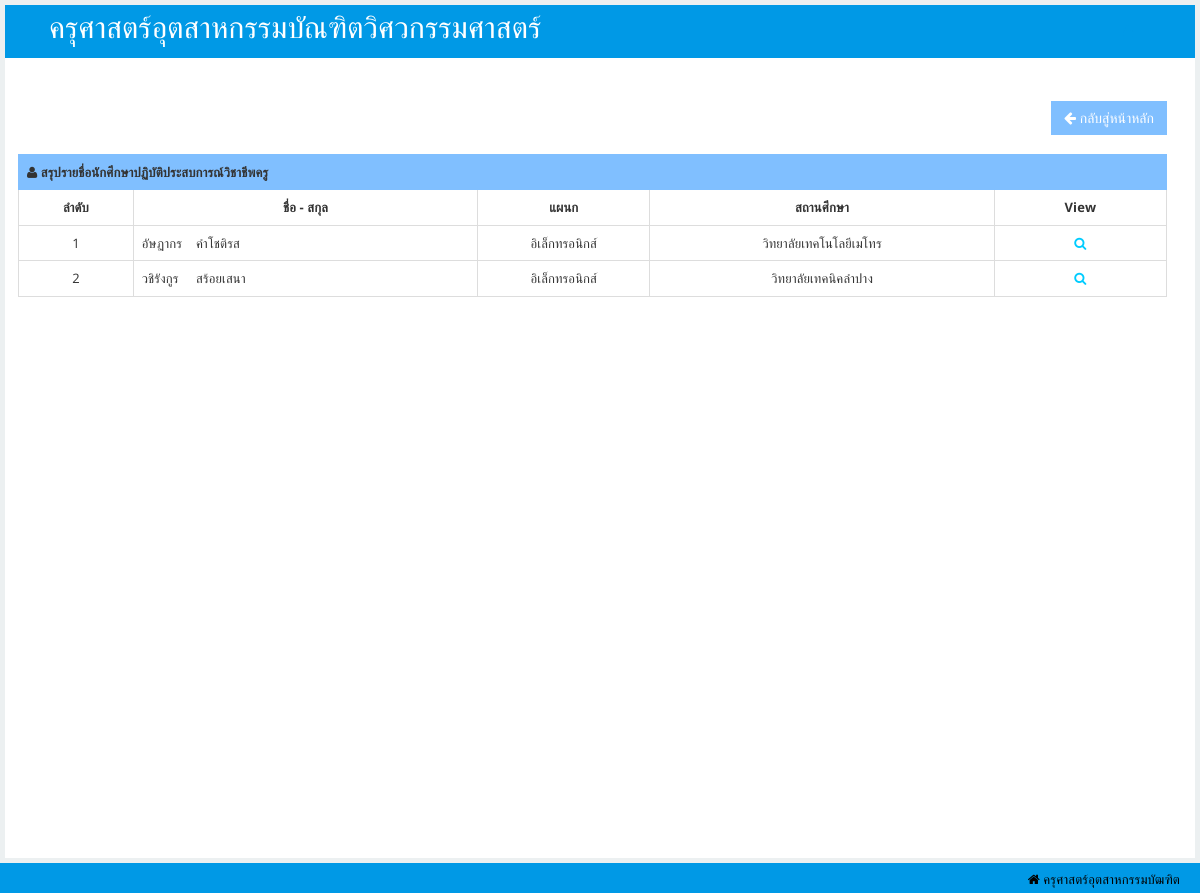
/rmutlexpro/reporttrainer.php?branch_id=10012, run on the app's committed database.
### tables this page shows
CREATE TABLE `trainer` (
  `trainer_id` int(11) NOT NULL,
  `title_id` int(11) NOT NULL,
  `trainer_name` varchar(50) NOT NULL,
  `trainer_lname` varchar(50) NOT NULL,
  `education_id` int(11) NOT NULL,
  `educationpart_id` int(11) NOT NULL,
  `trainer_password` varchar(50) NOT NULL,
  `trainer_tel` varchar(15) NOT NULL,
  `qualification` varchar(255) NOT NULL,
  `exper` varchar(255) NOT NULL,
  `indentity_id` int(11) NOT NULL
);

CREATE TABLE `educationpart` (
  `educationpart_id` int(11) NOT NULL,
  `educationpart_name` varchar(100) NOT NULL,
  `educationpart_head` varchar(100) NOT NULL,
  `education_id` int(11) NOT NULL
);

CREATE TABLE `education` (
  `education_id` int(11) NOT NULL,
  `education_name` varchar(100) NOT NULL,
  `education_code` varchar(5) NOT NULL,
  `education_moo` varchar(10) NOT NULL,
  `education_soi` varchar(10) NOT NULL,
  `education_road` varchar(100) NOT NULL,
  `education_province` int(11) NOT NULL,
  `education_amphur` int(11) NOT NULL,
  `education_district` int(11) NOT NULL,
  `education_post` varchar(6) NOT NULL,
  `education_web` varchar(100) NOT NULL,
  `education_tel` varchar(15) NOT NULL
);

### rmutlexpro/reporttrainer.php (the view, shortened to what this page needs)
<!DOCTYPE html>
<html lang="en"><head>
    <link id="bootstrap-style" href="css/bootstrap.css" rel="stylesheet">
    <link href="css/halflings.css" rel="stylesheet">
    <link rel="stylesheet" href="css/layout.css" type="text/css">
    <link href="css/bootstrap-responsive.min.css" rel="stylesheet">
    <link id="base-style" href="css/style.css" rel="stylesheet">
    <link id="base-style-responsive" href="css/style-responsive.css" rel="stylesheet">
    <link href="css/font-awesome.min.css" rel="stylesheet">
    <link href="css/font-awesome.css" rel="stylesheet">
    <link rel="stylesheet" href="css/modal.css" type="text/css">
</head>
<body>
<?php
$branch_id=$_GET['branch_id'];
?>
<div id="main">
<nav class="navbar navbar-default">
        <div class="navbar-inner">
            <div class="container-fluid">
                <div class="navbar-header">
                    <a class="brand"><span style="font-size:30px">&nbsp;ครุศาสตร์อุตสาหกรรมบัณฑิตวิศวกรรมศาสตร์</span></a>
                </div>
                <div class="nav-no-collapse header-nav">
                    <ul class="nav navbar-nav pull-right">
                        <li class="dropdown">
                            <a class="btn dropdown-toggle" href="#">
                                <i class="fa fa-user" style="color: #0099e6"></i>
                            </a>
                        </li>
                    </ul>
                </div>
            </div>
        </div>
    </nav>
            <div id="content" class="span10">
  <div class="row">
                    <div class="col-lg-12 panel-body">
                    <div align="right">
                                <button type="button" class="btn btn-primary btn-lg" id="adduser" style="background-color:#80bfff;border-color: #80bfff;; color:#fff" onclick='location.replace("report.php")'><i class="icon-arrow-left"></i> กลับสู่หน้าหลัก</button>
                        </div>
                        <br>
                        <div class="table-responsive panel-collapse pull out">
                            <table class="table table-bordered">
                                <tbody>
                                    <tr>
                                        <td style="text-align:left" class="success" colspan="10"><i class=" icon-user"></i><strong> สรุปรายชื่อนักศึกษาปฏิบัติประสบการณ์วิชาชีพครู</strong></td>
                                    </tr>
                                    <tr style="font-weight:bold;">
                                        <td style="width:10%;text-align:center">ลำดับ</td>
                                        <td style="width:30%;text-align:center">ชื่อ - สกุล</td>
                                        <td style="width:15%;text-align:center">แผนก</td>
                                        <td style="width:30%;text-align:center">สถานศึกษา</td>
                                        <td style="width:15%;text-align:center">View</td>
                                    </tr>
                                    <tr>
                                    <?php
                                    $i='0';
                                    $branch1 ="SELECT * FROM student WHERE branch_id=$branch_id";
                                                $objQuerystd = mysql_query($branch1);
                                                while ($ntia=mysql_fetch_array($objQuerystd)) {
                                                    $brtr=$ntia['trainer_id'];
                                    $strSQL = "SELECT * FROM trainer WHERE trainer_id=$brtr ";
                                        $objQuery = mysql_query($strSQL);?>
                                        <?php
                                        while ($nti=mysql_fetch_array($objQuery)){
                                        $i=$i+'1';
                                        ?>
                                        <td style="text-align:center"><?php echo $i;?></td>
                                        <td style="text-align:left"><?php echo $nti['trainer_name'];?>&nbsp;&nbsp;&nbsp;&nbsp;<?php echo $nti['trainer_lname'];?></td>
                                        <td style="text-align:center"><?php $educationpart_id=$nti['educationpart_id'];
                                            $strSQL1 = "SELECT * FROM educationpart WHERE educationpart_id=$educationpart_id ";
                                        $objQuery1 = mysql_query($strSQL1);
                                        $nti1=mysql_fetch_array($objQuery1);
                                        echo $nti1['educationpart_name'];
                                        ?></td>
                                        <td style="text-align:center"><?php $education_id=$nti['education_id'];
                                        $strSQL1 = "SELECT * FROM education WHERE education_id=$education_id ";
                                        $objQuery1 = mysql_query($strSQL1);
                                        $nti1=mysql_fetch_array($objQuery1);
                                        echo $nti1['education_name'];
                                        ?></td>
                                        <td style="text-align:center"><a href='reportshowtrainer.php?trainer_id=<?php echo $nti['trainer_id'];?>' data-toggle="tooltip" data-placement="top" data-original-title="แสดง"><i class=" icon-search" style="color:#00ccff"></i></a></td>
                                    </tr>
                                   <?php } }?>
                                </tbody>
                            </table>
                        </div>
                    </div>
                </div>
            </div>
        </div>
   <footer>
            <p>
                <span class="icon-home" style="text-align:left;float: right"> ครุศาสตร์อุตสาหกรรมบัฒฑิต</a></span>
            </p>
        </footer>
</body>
</html>

### rmutlexpro/css/halflings.css (style rules this page uses)
html, html .halflings { -webkit-font-smoothing: antialiased !important; }

### rmutlexpro/css/layout.css (style rules this page uses)
html { position: relative; z-index: 1; min-height: 100%; letter-spacing: 0.1px; }
html body { font-family: 'Open Sans', sans-serif; font-size: 13px; min-height: 100%; background-color: #ecf0f1; overflow-x: hidden; }
#main { position: relative; -webkit-transition: -webkit-transform 0.2s ease; -o-transition: -o-transform 0.2s ease; transition: transform 0.2s ease; }
#main:before, #main:after { content: " "; display: table; }
#main:after { clear: both; }
#main { padding-top: 100px; }
@media (min-width: 768px) { #main { padding-top: 60px; } }

### rmutlexpro/css/style-responsive.css (style rules this page uses)
@media (min-width: 1200px) { #content { width: 100%; padding: 28px; margin: 0px 0px; } }
@media (min-width: 1200px) { footer { margin: 0px 0px 0px 0px; padding: 10px 20px; } }

### rmutlexpro/css/modal.css (style rules this page uses)
* { margin:0; padding:0; }

### rmutlexpro/reporttrainer.php (style rules this page uses)
body { font-family: "Lato", sans-serif; }
#main { transition: margin-left .5s; padding: 5px; }

### data on the page
trainer: i "1", trainer_name "อัษฏากร", trainer_lname "คำโชติรส", educationpart.educationpart_name "อิเล็กทรอนิกส์", education.education_name "วิทยาลัยเทคโนโลยีเมโทร"
trainer: i "2", trainer_name "วชิรังกูร", trainer_lname "สร้อยเสนา", educationpart.educationpart_name "อิเล็กทรอนิกส์", education.education_name "วิทยาลัยเทคนิคลำปาง"
